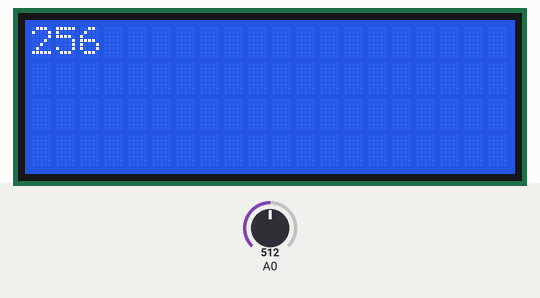
The sketch below on a simulated Arduino Uno, built with avr-gcc and run on an emulated ATmega328P. On the bench: 20×4 character LCD. The inputs (shaded band) are chosen by the test bench; at power-on: A0 = 512. What the sketch prints to the serial monitor is not drawn.

Above: at 2.6 s.
2.7 s: A0 set to 716
At 5.1 s:
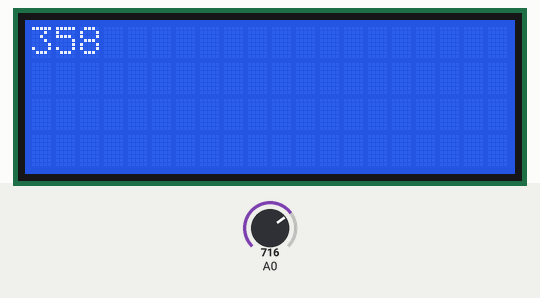
7.5 s: A0 set to 900
At 8.4 s:
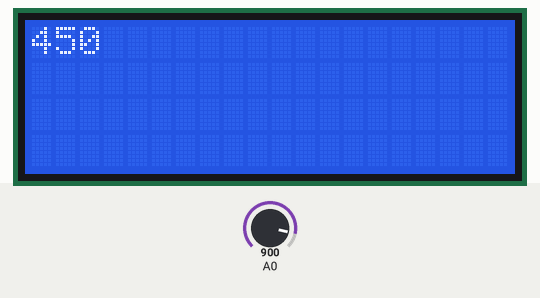
11.5 s: A0 set to 1023
At 12.9 s:
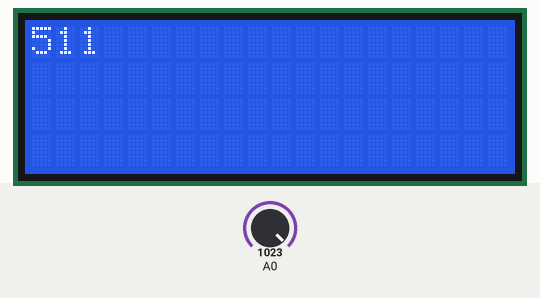
Timing chart, 0 to 14.5 s (numbered marks = the images above; inputs shaded):
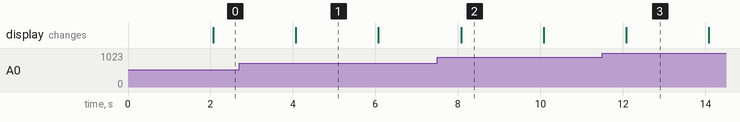

The sketch:

XBEE_ARDUNIO_TX.ino
```cpp
//#include <Wire.h> //BH1750 IIC Mode
//#include <math.h>
#include <LiquidCrystal.h>
LiquidCrystal lcd(12, 11, 5, 4, 3, 2);


void setup()
{
 // Wire.begin();
  lcd.begin(20,4);
  Serial.begin (9600);
}


void loop()
{
   int sensorValue = analogRead(A0);
   int FSR1=sensorValue/2;
   lcd.print(FSR1);
   Serial.println(FSR1);
   delay(2000);
    lcd.clear();
}
```

Measured:
- after the input at 2.7 s, the display: first differs from a run without the input after 1.4 s (image 1)
- after the input at 7.5 s, the display: first differs from a run without the input after 0.58 s (image 2)
- after the input at 11.5 s, the display: first differs from a run without the input after 0.58 s (image 3)
- what the display in image 1 shows lasts 2.0 s, from 4.1 s to 6.1 s
